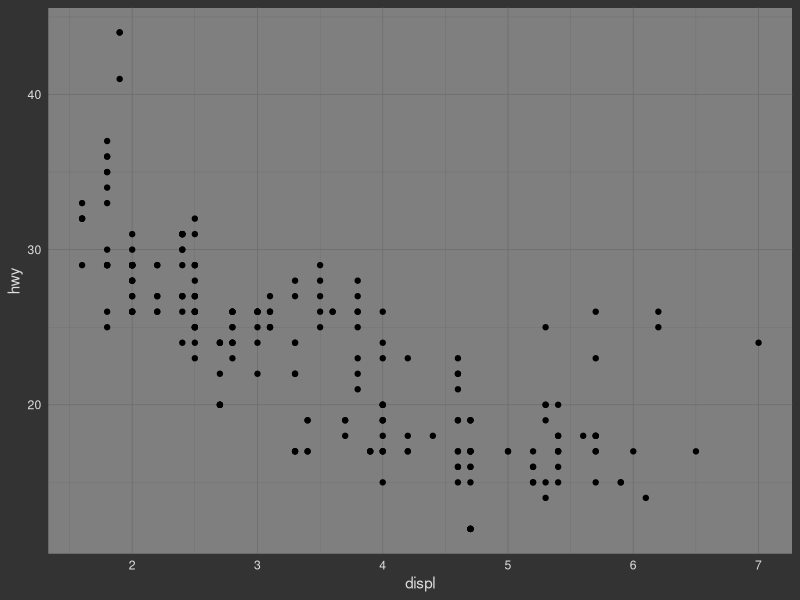

This chart was generated by the following R code:
## ---- chunk 1
library(tidyverse)
ggplot(mpg, aes(displ, hwy)) + 
  geom_point() + 
  theme_dark() + 
  theme(
    text = element_text(colour = "#dddddd"),
    axis.text = element_text(colour = "#dddddd"),
    plot.background = element_rect(
      fill = "#333333", colour = "#333333"))
